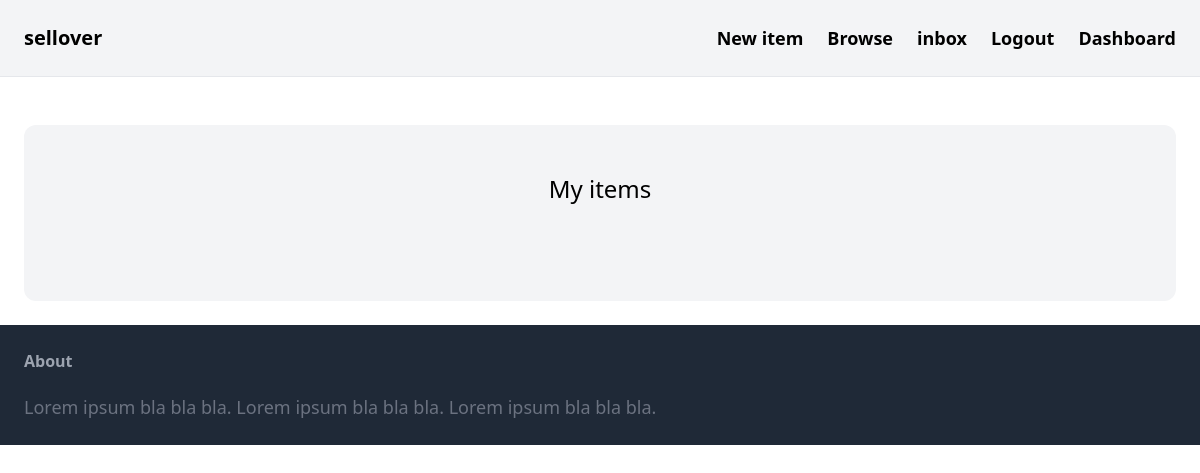
Page /dashboard/index/ (signed in) on the earlier database version.
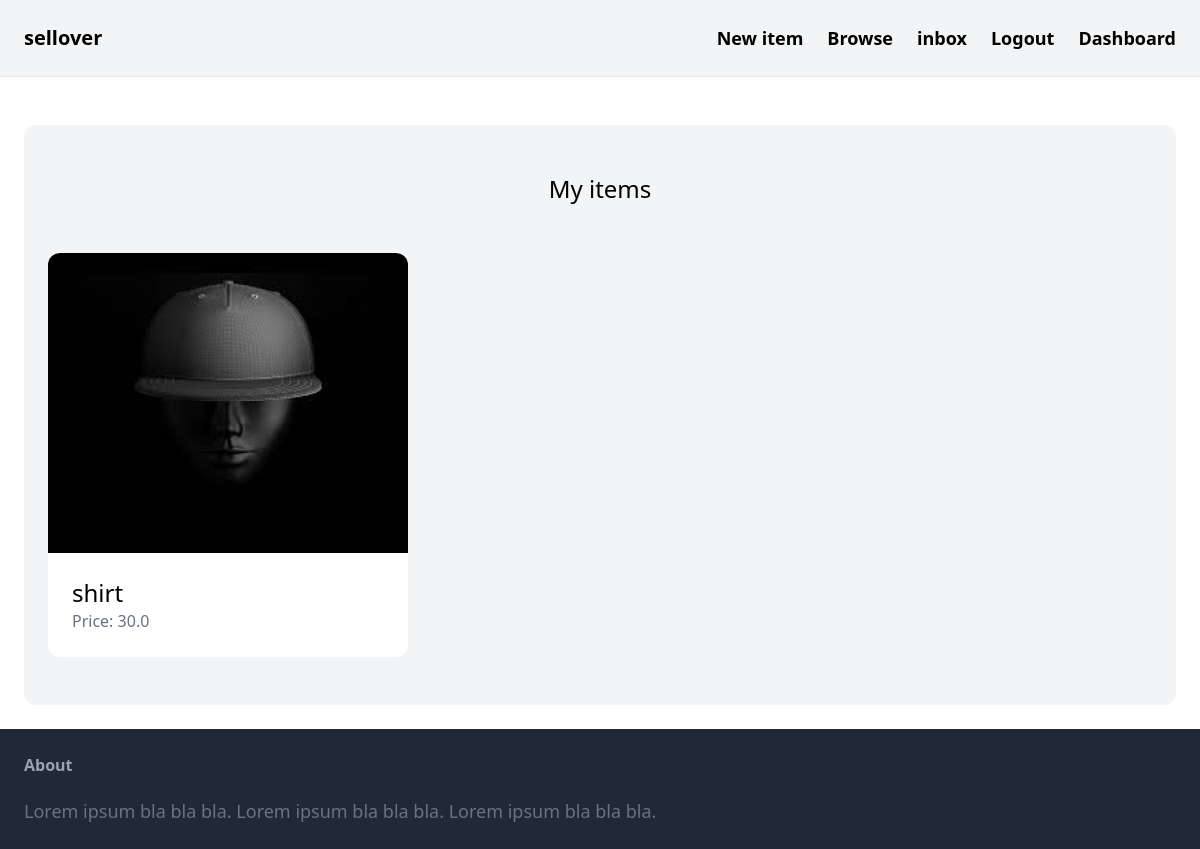
Same page on the later database version.
### items/models.py (models this page shows, shortened)
class Item(models.Model):
    category = models.ForeignKey(Category,related_name='items',on_delete=models.CASCADE)
    name = models.CharField(max_length=255)
    description = models.TextField(blank=True, null=True)
    price = models.FloatField()
    image = models.ImageField(upload_to='items_images',blank=True,null=True)
    is_sold = models.BooleanField(default=False)
    created_by = models.ForeignKey(User, related_name='items', on_delete=models.CASCADE)
    created_at = models.DateTimeField(auto_now_add=True)

### dashboard/views.py (the view)
# urls.py: path('',views.index,name='index'),
@login_required()
def index(request):
    items = Item.objects.filter(created_by = request.user)
    context = {
        'items':items
    }
    return render(request,'dashboard/index.html',context)

### dashboard/templates/dashboard/index.html (shortened to what this page needs)
{% extends 'core/base.html' %}
{% block content %}
    <div class="mt-6 px-6 py-12 bg-gray-100 rounded-xl">
        <h2 class="mb-12 text-2xl text-center">My items</h2>
        <div class="grid grid-cols-1 md:grid-cols-2 lg:grid-cols-3 gap-3">
            {% for item in items %}
                <div>
                    <a href="{% url 'detail' item.id %}">
                        <div>
                            <img src="{{ item.image.url }}" class="rounded-t-xl" style="width: 100%; height: 300px;">
                        </div>
                        <div class="p-6 bg-white rounded-b-xl">
                            <h2 class="text-2xl">{{ item.name }}</h2>
                            <p class="text-gray-500">Price: {{ item.price }}</p>
                        </div>
                    </a>
                </div>
            {% endfor %}
        </div>
    </div>
{% endblock %}

Differences in the rows shown:
added Item: image (picture), name "shirt", price "30.0"
